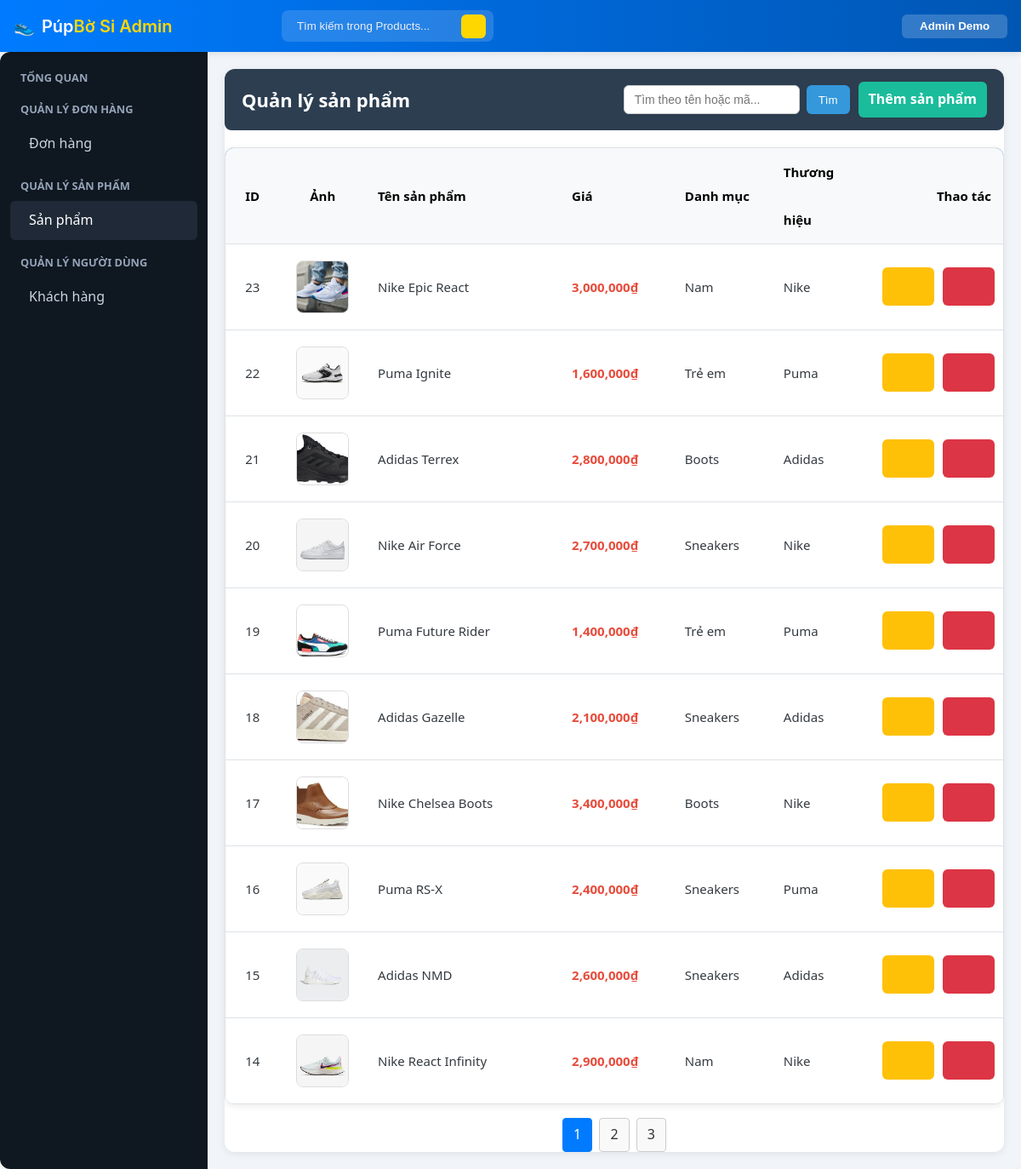
/admin/index.php?page=products (signed in), run on the app's committed database.
### tables this page shows
CREATE TABLE `users` (
  `id` int(11) NOT NULL,
  `name` varchar(100) DEFAULT NULL,
  `email` varchar(100) DEFAULT NULL,
  `password` varchar(255) DEFAULT NULL,
  `phone` varchar(20) DEFAULT NULL,
  `created_at` datetime DEFAULT current_timestamp(),
  `updated_at` datetime DEFAULT current_timestamp() ON UPDATE current_timestamp()
);

CREATE TABLE `products` (
  `id` int(11) NOT NULL,
  `name` varchar(150) DEFAULT NULL,
  `code` varchar(50) DEFAULT NULL,
  `description` text DEFAULT NULL,
  `price` decimal(10,2) DEFAULT NULL,
  `category_id` int(11) DEFAULT NULL,
  `brand_id` int(11) DEFAULT NULL,
  `created_at` datetime DEFAULT current_timestamp(),
  `updated_at` datetime DEFAULT current_timestamp() ON UPDATE current_timestamp()
);

CREATE TABLE `categories` (
  `id` int(11) NOT NULL,
  `name` varchar(100) DEFAULT NULL,
  `description` text DEFAULT NULL
);

CREATE TABLE `brands` (
  `id` int(11) NOT NULL,
  `name` varchar(100) DEFAULT NULL,
  `description` text DEFAULT NULL
);

### includes/functions.php (called while the page is built, shortened)
<?php
function is_logged_in(): bool
{
    return !empty($_SESSION['user_id']);
}
function current_user_id(): ?int
{
    return $_SESSION['user_id'] ?? null;
}
function get_user_roles(): array
{
    static $roles = null;
    if ($roles !== null) {
        return $roles;
    }
    try {
        $db = get_db();
        $st = $db->prepare('SELECT r.name FROM user_roles ur JOIN roles r ON ur.role_id = r.id WHERE ur.user_id = ?');
        $st->execute([current_user_id() ?? 0]);
        $roles = $st->fetchAll(PDO::FETCH_COLUMN);
        return $roles;
    } catch (Exception $e) {
        return [];
    }
}
function user_has_role(string $roleName): bool
{
    $userRoles = get_user_roles();
    $lowerUserRoles = array_map('strtolower', $userRoles);
    return in_array(strtolower($roleName), $lowerUserRoles, true);
}
function is_superadmin(): bool
{
    return user_has_role('SupperAdmin');
}
function is_admin(): bool
{
    return user_has_role('Admin');
}
function is_staff(): bool
{
    return user_has_role('Staff');
}
function require_admin_or_staff(): void
{
    if (!is_superadmin() && !is_admin() && !is_staff()) {
        flash_set('error', 'You do not have permission to access that page.');
        header('Location: /index.php'); exit;
    }
}

### admin/products.php (the view, shortened to what this page needs)
<?php
$action = $action ?? ($_GET['action'] ?? 'list');
if ($action === 'add' || $action === 'edit') {
    include __DIR__ . '/product_form.php';
    return;
} else {
    $search_query = trim($_GET['q'] ?? '');
    $itemsPerPage = 10;
    $currentPage = max(1, (int)($_GET['p'] ?? 1));
    $where_clause = '';
    $params = [];
    $countStmt = $db->prepare("SELECT COUNT(*) FROM products p $where_clause");
    $countStmt->execute($params);
    $totalItems = (int)$countStmt->fetchColumn();
    $totalPages = ceil($totalItems / $itemsPerPage);
    $offset = ($currentPage - 1) * $itemsPerPage;
    $sql = "
        SELECT p.*, c.name AS category_name, b.name AS brand_name,
            (SELECT url FROM product_images WHERE product_id=p.id AND is_main=1 LIMIT 1) AS main_image_url
        FROM products p
        LEFT JOIN categories c ON p.category_id=c.id
        LEFT JOIN brands b ON p.brand_id=b.id
        $where_clause
        ORDER BY p.id DESC
        LIMIT :limit OFFSET :offset
    ";
    $stmt = $db->prepare($sql);
    $stmt->bindValue(':limit', $itemsPerPage, PDO::PARAM_INT);
    $stmt->bindValue(':offset', $offset, PDO::PARAM_INT);
    $stmt->execute();
    $products = $stmt->fetchAll(PDO::FETCH_ASSOC);
}
?>
<div class="admin-container">
    <header class="admin-header">
        <h2><i class="fi fi-rr-boxes"></i> Quản lý sản phẩm</h2>
        <div class="admin-tools">
            <form method="get" class="search-form">
                <input type="text" name="q" placeholder="Tìm theo tên hoặc mã..." value="<?= htmlspecialchars($search_query) ?>">
                <button type="submit">Tìm</button>
            </form>
            <a href="index.php?page=products&action=add" class="add-btn"><i class="fi fi-rr-plus"></i> Thêm sản phẩm</a>
        </div>
    </header>
    <div class="table-wrapper">
        <table class="admin-table product-list">
            <thead>
                <tr>
                    <th>ID</th>
                    <th>Ảnh</th>
                    <th>Tên sản phẩm</th>
                    <th>Giá</th>
                    <th>Danh mục</th>
                    <th>Thương hiệu</th>
                    <th>Thao tác</th>
                </tr>
            </thead>
            <tbody>
                <?php if (empty($products)): ?>
                    <tr><td colspan="7" class="empty">Không có sản phẩm nào</td></tr>
                <?php else: foreach ($products as $p): ?>
                    <tr>
                        <td><?= $p['id'] ?></td>
                        <td><img src="../<?= htmlspecialchars($p['main_image_url'] ?? 'assets/images/product-placeholder.png') ?>" alt="" class="thumb"></td>
                        <td><?= htmlspecialchars($p['name']) ?></td>
                        <td><span class="price"><?= number_format($p['price'], 0) ?>₫</span></td>
                        <td><?= htmlspecialchars($p['category_name'] ?? '—') ?></td>
                        <td><?= htmlspecialchars($p['brand_name'] ?? '—') ?></td>
                        <td>
                            <div class="actions">
                                <a href="index.php?page=products&action=edit&id=<?= $p['id'] ?>" class="btn edit" title="Sửa"><i class="fi fi-rr-pencil"></i></a>
                                <a href="index.php?page=products&action=delete&id=<?= $p['id'] ?>" class="btn delete" title="Xóa" onclick="return confirm('Xóa sản phẩm này?');"><i class="fi fi-rr-trash"></i></a>
                            </div>
                        </td>
                    </tr>
                <?php endforeach; endif; ?>
            </tbody>
        </table>
    </div>
    <?php if ($totalPages > 1): ?>
        <div class="pagination">
            <?php for ($i = 1; $i <= $totalPages; $i++): ?>
                <a href="index.php?page=products&p=<?= $i ?>&q=<?= urlencode($search_query) ?>" class="page-btn <?= $i == $currentPage ? 'active' : '' ?>"><?= $i ?></a>
            <?php endfor; ?>
        </div>
    <?php endif; ?>
</div>

### includes/header_admin.php (shortened to what this page needs)
<?php
require_once __DIR__ . '/functions.php';
$db = null;
if (function_exists('get_db')) {
	try { $db = get_db(); } catch (Exception $e) {  }
}
$displayName = 'Khách';
if (is_logged_in() && $db) {
	try {
		$st = $db->prepare('SELECT name FROM users WHERE id = ?');
		$st->execute([current_user_id() ?? 0]);
		$user = $st->fetch();
		if ($user && !empty($user['name'])) $displayName = $user['name'];
	} catch (Exception $e) {  }
}
?>
<!doctype html>
<html lang="vi">
<head>
	<link rel="stylesheet" href="../assets/css/site.css">
	<link rel="stylesheet" href="../assets/css/admin.css">
	<link rel='stylesheet' href='https://cdn-uicons.flaticon.com/2.4.2/uicons-regular-rounded/css/uicons-regular-rounded.css'>
</head>
<body>
<div class="admin-topbar">
	<div class="topbar-inner">
		<a href="index.php" class="brand">
			<div class="logo">👟</div>
			<div>Púp<span>Bờ Si Admin</span></div>
		</a>
		<div class="search">
			<?php
				$current_page = $_GET['page'] ?? 'dashboard';
				$search_placeholder = 'Tìm kiếm trong ' . ucfirst($current_page) . '...';
				$search_query = htmlspecialchars($_GET['q'] ?? '');
			?>
			<form action="index.php" method="get">
				<input type="search" name="q" placeholder="<?php echo $search_placeholder; ?>" value="<?php echo $search_query; ?>">
				<button type="submit"><i class="fi fi-rr-search"></i></button>
			</form>
		</div>
		<div class="topbar-right">
			<div class="user-menu">
				<button class="user-name-btn">
					<i class="fi fi-rr-user"></i> <?php echo htmlspecialchars($displayName); ?> <i class="fi fi-rr-angle-small-down"></i>
				</button>
			</div>
		</div>
	</div>
</div>
<main class="admin-container">

### admin/index.php (shortened to what this page needs)
<?php
require_once __DIR__ . '/../includes/functions.php';
require_admin_or_staff();
$page = $_GET['page'] ?? (is_admin() ? 'dashboard' : 'orders');
require_once __DIR__ . '/../includes/header_admin.php';
$is_superadmin = is_superadmin();
$is_admin = is_admin();
$is_staff = is_staff();
?>
<div class="admin-layout">
    <aside class="admin-nav">
        <nav>
            <div class="nav-section">
                <h4 class="nav-section-title"><i class="fi fi-rr-chart-pie-alt"></i> Tổng quan</h4>
            </div>
            <div class="nav-section">
                <h4 class="nav-section-title"><i class="fi fi-rr-shopping-cart"></i> Quản lý Đơn hàng</h4>
                <a href="index.php?page=orders" class="<?= ($page === 'orders') ? 'active' : '' ?>">
                    <i class="fi fi-rr-receipt"></i> Đơn hàng
                </a>
            </div>
            <div class="nav-section">
                <h4 class="nav-section-title"><i class="fi fi-rr-box"></i> Quản lý Sản phẩm</h4>
                <?php if ($is_superadmin || $is_admin || $is_staff): ?>
                    <a href="index.php?page=products" class="<?= ($page === 'products') ? 'active' : '' ?>">
                        <i class="fi fi-rr-boxes"></i> Sản phẩm
                    </a>
                <?php endif; ?>
            </div>
            <div class="nav-section">
                <h4 class="nav-section-title"><i class="fi fi-rr-users"></i> Quản lý Người dùng</h4>
                <?php if ($is_superadmin || $is_admin || $is_staff): ?>
                    <a href="index.php?page=customers" class="<?= ($page === 'customers') ? 'active' : '' ?>">
                        <i class="fi fi-rr-user-check"></i> Khách hàng
                    </a>
                <?php endif; ?>
            </div>
        </nav>
    </aside>
    <section class="admin-main">
        <?php
        $page_file = __DIR__ . '/' . $page . '.php';
        if (file_exists($page_file)) {
            include $page_file;
        } else {
            echo "<h2>Page not found</h2><p>The requested page '{$page}' could not be found.</p>";
        }
        ?>
    </section>
</div>

### assets/css/site.css (style rules this page uses)
body { font-family: -apple-system, BlinkMacSystemFont, "Segoe UI", Roboto, Helvetica, Arial, sans-serif; margin: 0; padding: 0; background: #f8f9fa; color: #343a40; line-height: 1.6; display: flex; flex-direction: column; min-height: 100vh; }
h1, h2, h3, h4 { margin-top: 0; }
a { color: #007bff; text-decoration: none; }
.btn { display: inline-block; padding: 10px 18px; background: #007bff; color: #fff; text-decoration: none; border-radius: 6px; border: 0; cursor: pointer; font-weight: 600; transition: background-color 0.2s; }
.pagination { margin-top: 30px; text-align: center; }
.admin-topbar .brand { display:flex;align-items:center;color:#fff;text-decoration:none }
.search { justify-self:center;display:flex;align-items:center;gap:8px;width:100%;max-width:600px }
.search input { flex:1;padding:8px 12px;border-radius:6px;border:1px solid rgba(255,255,255,0.06);background:#1f2937;color:#fff }
.topbar-right { display:flex;align-items:center;gap:12px }
.user-menu { position:relative;display:flex;align-items:center;gap:8px }
.user-name-btn { background:transparent;border:0;color:#fff;cursor:pointer; display:flex; align-items:center; gap: 8px; padding: 0; }
.admin-layout { display:flex;min-height:80vh }
.admin-nav { width:220px;background:#0f1720;padding:20px 12px;color:#fff }
.admin-nav nav a { display:flex;align-items:center;gap:10px;padding:10px 12px;color:#cbd5e1;text-decoration:none;border-radius:6px;margin-bottom:6px }
.admin-nav nav a:hover, .admin-nav nav a.active { background:#1f2937;color:#fff }
.admin-main { flex:1;padding:20px;background:#f1f5f9 }
.admin-main header.admin-header { display:flex;justify-content:space-between;align-items:center;margin-bottom:20px }
.admin-main header.admin-header h2 { margin:0 }
.admin-table { width:100%;border-collapse:collapse;background:#fff;border-radius:8px;overflow:hidden }
.admin-table th, .admin-table td { padding:12px 15px;text-align:left;border-bottom:1px solid #f1f1f1 }
.admin-table th { background:#f8f9fa }
.admin-table .actions { display:flex;gap:10px }
.thumb { position:relative }

### data on the page
users: name "Admin Demo"
products: id "23", shows a picture, name "Nike Epic React", price "3,000,000", category.name "Nam", brand.name "Nike"
products: id "22", shows a picture, name "Puma Ignite", price "1,600,000", category.name "Trẻ em", brand.name "Puma"
products: id "21", shows a picture, name "Adidas Terrex", price "2,800,000", category.name "Boots", brand.name "Adidas"
products: id "20", shows a picture, name "Nike Air Force", price "2,700,000", category.name "Sneakers", brand.name "Nike"
products: id "19", shows a picture, name "Puma Future Rider", price "1,400,000", category.name "Trẻ em", brand.name "Puma"
products: id "18", shows a picture, name "Adidas Gazelle", price "2,100,000", category.name "Sneakers", brand.name "Adidas"
products: id "17", shows a picture, name "Nike Chelsea Boots", price "3,400,000", category.name "Boots", brand.name "Nike"
products: id "16", shows a picture, name "Puma RS-X", price "2,400,000", category.name "Sneakers", brand.name "Puma"
products: id "15", shows a picture, name "Adidas NMD", price "2,600,000", category.name "Sneakers", brand.name "Adidas"
products: id "14", shows a picture, name "Nike React Infinity", price "2,900,000", category.name "Nam", brand.name "Nike"
